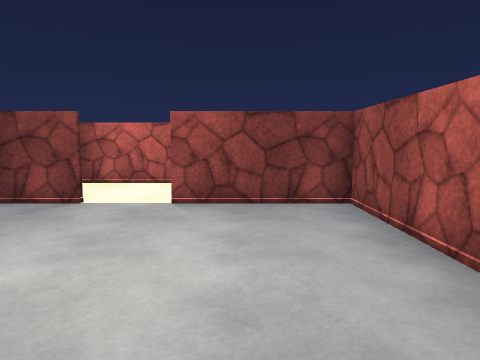
[1] (above)

23 first-person views from a walk through a 3-D level made in the Unity game engine. The camera is 1.3 m above the floor, tilts 6° down and sees 70° across. The floor is counted in squares, 1 m on a side. Each view is taken from the middle of a square. On the plan, view 1 faces up. The plan holds only what a view shows up to about 15 squares ahead; the rest is blank. The player is left out. Some animated figures are not drawn. Door leaves are left out, so doorways stand open. Surface patterns are stand-ins for the level's own textures.

[2]
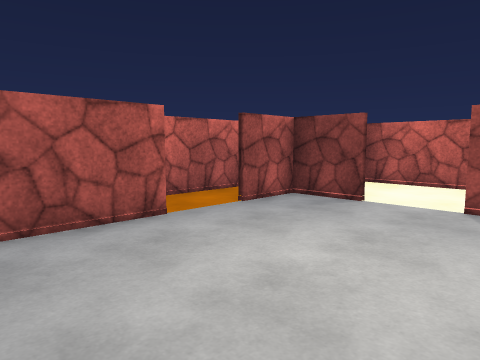

[3]
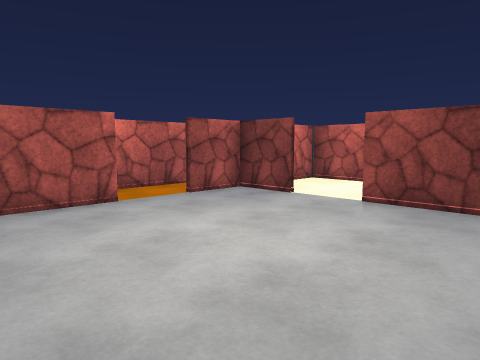

[4]
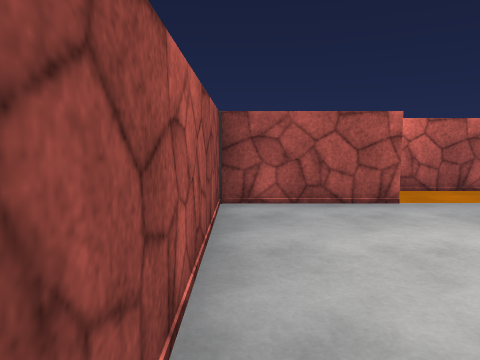

[5]
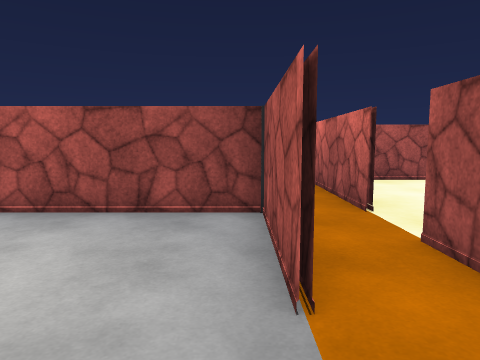

[6]
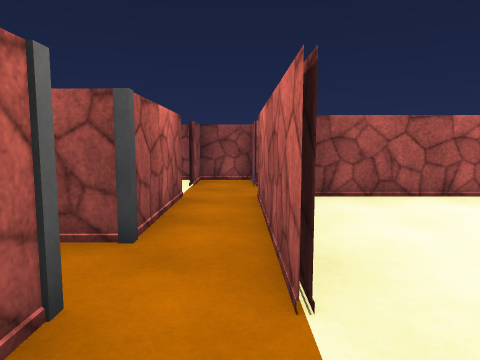

[7]
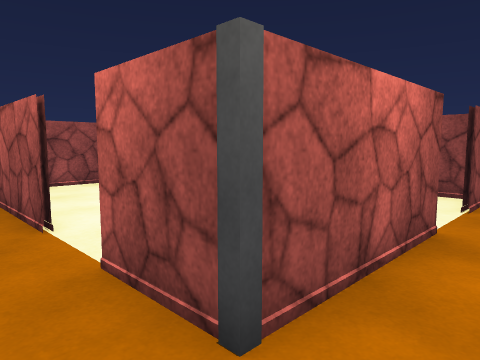

[8]
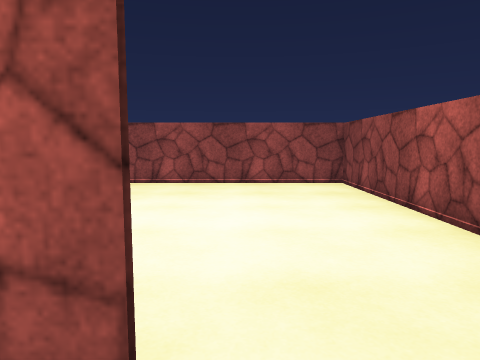

[9]
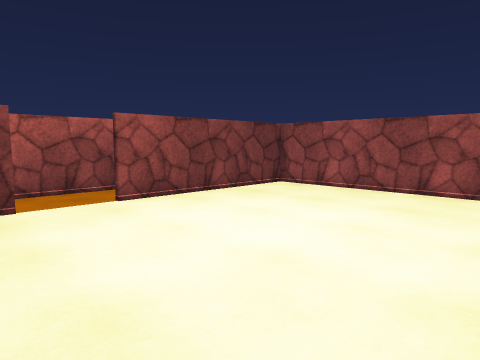

[10]
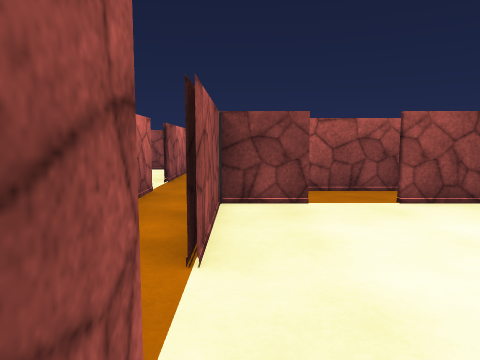

[11]
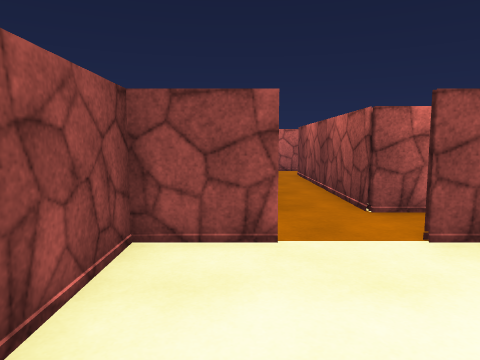

[12]
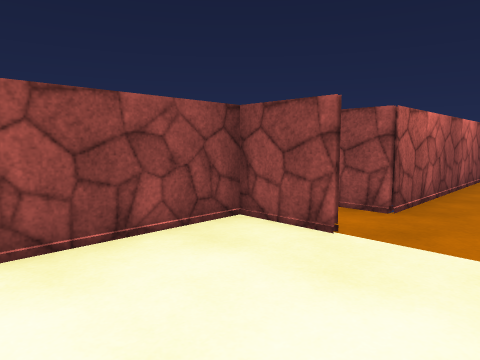

[13]
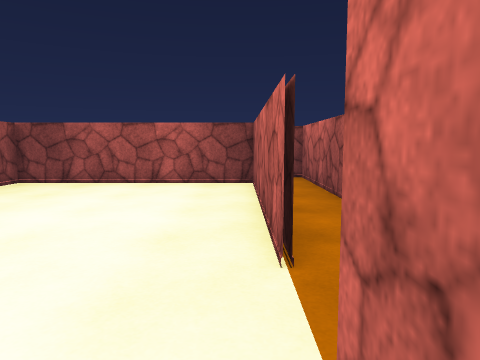

[14]
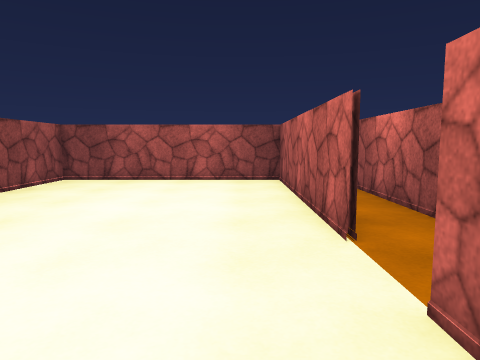

[15]
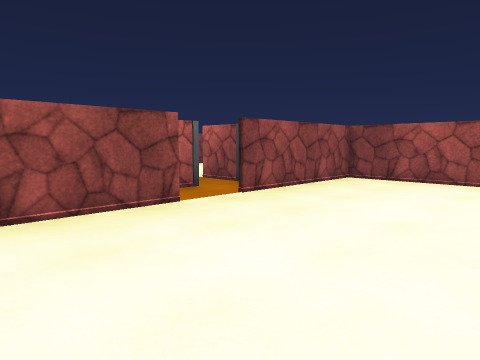

[16]
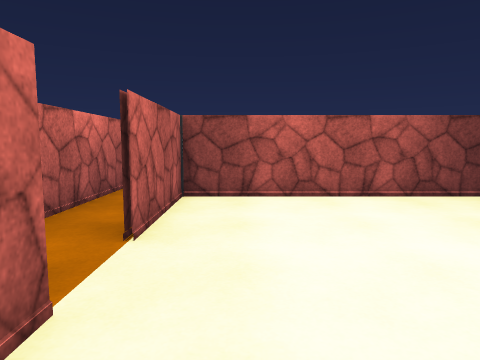

[17]
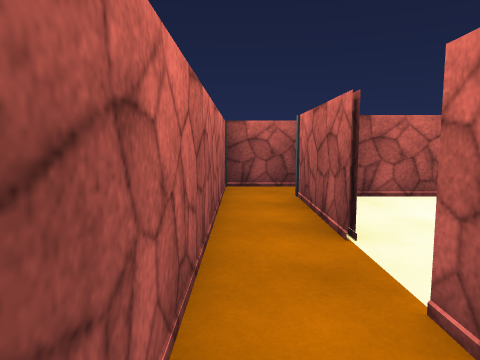

[18]
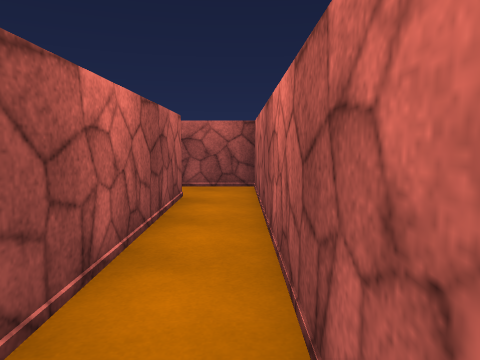

[19]
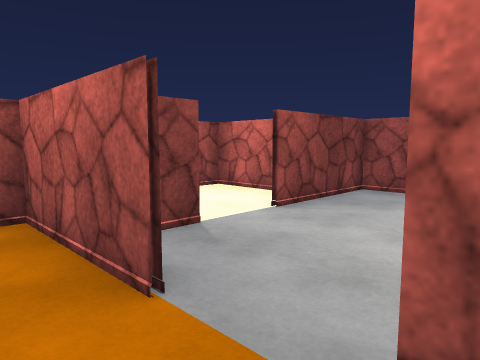

[20]
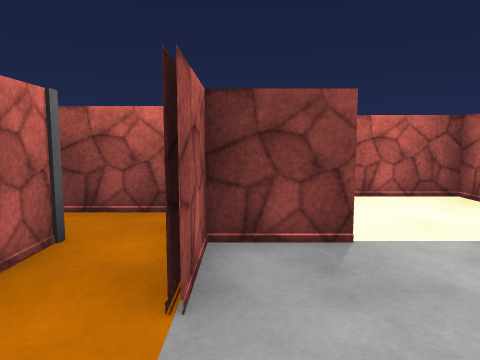

[21]
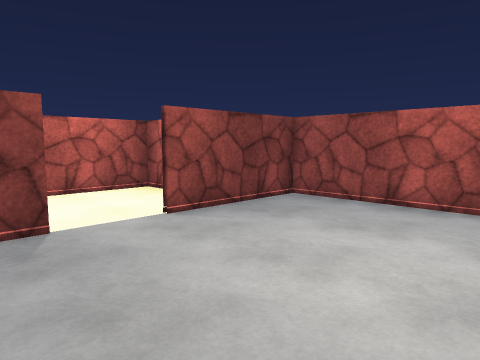

[22]
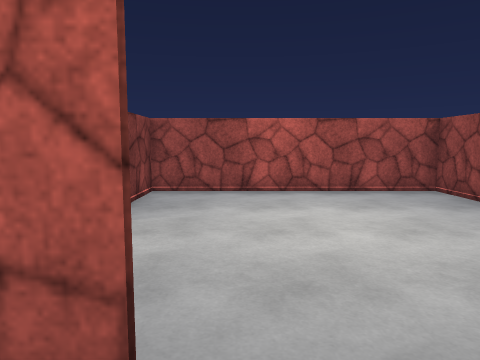

[23]
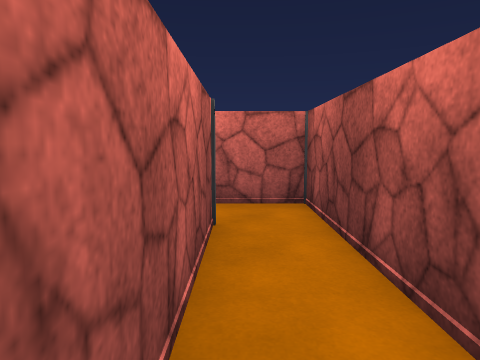

### Floor plan
Ten units are one square. View 1 is at (0, 0); x grows to the right and y downward. Boxes are objects, and circles mark ways between rooms. Rooms are numbered by the first view taken in them; rooms with no view inside come last. Other rooms are left out.
<svg viewBox="-180 -119 230 229">
<path fill="none" stroke="#000" d="M-54 -36 -54 4 25 4 25 -74 -15 -74M-34 -74 -54 -74 -54 -54M-120 -95 -175 -95 -175 -75M-74 -76 -74 -15M-156 -76 -105 -76M-56 -54 -56 -95 -84 -95M-56 25 -35 25M-74 5 -74 25M-56 66 -56 25M-74 84 -74 104 -59 104M-74 25 -74 65M-56 104 -56 85M-34 26 -54 26 -54 65M-54 84 -54 105M-59 104 45 104 45 26 -15 26M-155 -15 -155 65 -76 65 -76 5M-76 -14 -76 -50M-80 -74 -155 -74 -155 -35M-156 -35 -156 -76M-74 65 -156 65 -156 -15M-175 -75 -175 84 -74 84M5 -91 5 -114 -54 -114 -54 -101M-5 6 -31 6M-16 25 14 25"/>
<circle cx="-55" cy="-45" r="3" fill="#2a7"/>
<circle cx="-25" cy="-75" r="3" fill="#2a7"/>
<circle cx="-75" cy="-5" r="3" fill="#2a7"/>
<circle cx="-170" cy="-70" r="3" fill="#2a7"/>
<circle cx="-70" cy="30" r="3" fill="#2a7"/>
<circle cx="-25" cy="25" r="3" fill="#2a7"/>
<circle cx="-55" cy="75" r="3" fill="#2a7"/>
<circle cx="-80" cy="80" r="3" fill="#2a7"/>
<circle cx="-155" cy="-25" r="3" fill="#2a7"/>
<text x="-10" y="-30">1</text>
<text x="-110" y="-80">2</text>
<text x="-60" y="20">3</text>
<text x="-70" y="60">4</text>
<text x="0" y="70">5</text>
<text x="-120" y="0">6</text>
<text x="-170" y="30">7</text>
<text x="-30" y="-100">8</text>
<text x="0" y="20">9</text>
</svg>
Room 1 opens to room 2. Room 1 opens to room 8. Room 2 opens to room 6. Room 2 opens to room 7. Room 3 opens to room 4. Room 3 opens to room 5. Room 4 opens to room 5. Room 4 opens to room 7. Room 6 opens to room 7.

Where each view was taken, in squares from view 1:
view 1: 0 up, 0 right, facing up
view 2: 0 up, 0 right, facing up-left
view 3: 0 up, 2 right, facing up-left
view 4: 0 up, 2 right, facing left
view 5: 6 up, 5 left, facing down
view 6: 2 up, 7 left, facing down
view 7: 1 down, 7 left, facing down-right
view 8: 7 down, 7 left, facing right
view 9: 10 down, 5 left, facing up-right
view 10: 10 down, 5 left, facing up
view 11: 9 down, 1 left, facing left
view 12: 6 down, 1 left, facing down-left
view 13: 5 up, 15 left, facing down
view 14: 6 up, 14 left, facing down
view 15: 6 up, 14 left, facing down-right
view 16: 1 down, 14 left, facing up
view 17: 1 down, 17 left, facing up
view 18: 2 up, 17 left, facing down
view 19: 3 up, 7 left, facing up-right
view 20: 3 up, 5 left, facing up
view 21: 2 up, 5 left, facing up-right
view 22: 5 up, 7 left, facing right
view 23: 8 up, 10 left, facing left
